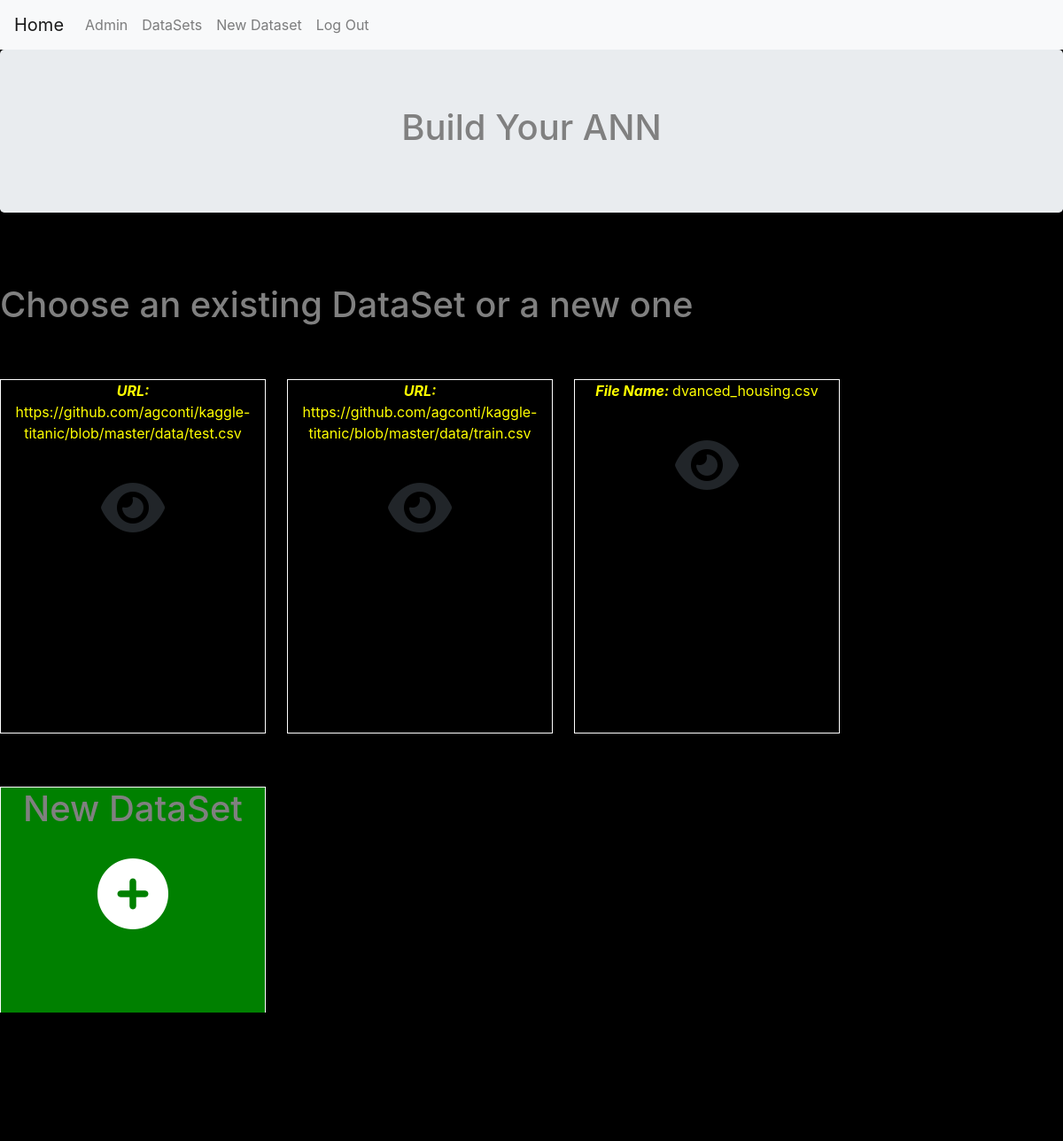
/datasets/build_ANN/ (signed in), run on the app's committed database.
### datasets/models.py (models this page shows, shortened)
class DataSets(models.Model):
	user = models.ForeignKey(User, on_delete=models.CASCADE,related_name='datasets')
	link = models.URLField(blank=True,null=True)
	file = models.FileField(upload_to=path_and_rename,blank=True,null=True,default=None)
	def title(self):
		return "<strong> <i> File Name: </i></strong> " + str(os.path.basename(self.file.name)).lstrip(self.user.username) if  self.file else " <strong> <i>URL: </i></strong> " + str(self.link)

### datasets/views.py (the view)
# urls.py: path('build_ANN/',views.BuildNeuralNetwork.as_view(), name='create_ann'),
class BuildNeuralNetwork(generic.TemplateView):
	template_name = 'datasets/build_ANN.html'
	def get_context_data(self, **kwargs):
		context = super().get_context_data(**kwargs)
		context['id'] = self.kwargs.get('pk')
		return context

### datasets/templates/datasets/build_ANN.html (shortened to what this page needs)
{% extends "datasets/base_dataset.html" %}
{% load static %}
{% block content %}
	<link rel="stylesheet" type="text/css" href="{% static 'datasets/css/grid.css' %}">
	<div class='jumbotron' align=center>
		<h1>Build Your ANN</h1>
	</div><br><br>
	<div class='ajax_part_of_page'>
		{% if user.is_authenticated and user.datasets.count > 0 %}
			<h1>Choose an existing DataSet or a new one</h1>
			<div class="grid-container" align=center>
				{% for dataset in user.datasets.all  %}
					{% include "datasets/_datasets_selectable_list.html" %}
				{% endfor %}
			</div>
		{% else %}
			<h1>Choose New Dataset</h1>
		{% endif %}
		<div class='grid-container'>
			<a style='background-color:green; color:white' id='create' class='grid-item' title='add a new dataset' class='nav-link' href="{% url 'datasets:choose_new_dataset' %}" data-toggle="modal" data-target="#modal"><h1>New DataSet</h1><br>
				<i class="fas fa-plus-circle fa-5x"></i>
			</a>
		</div>
	</div>
{% endblock content %}

### datasets/templates/datasets/_datasets_selectable_list.html (shortened to what this page needs)
{% load static %}
<div class="grid-item">
	<p>{{dataset.title|safe}}</p><br>
	<a class='view' id='{{dataset.pk}}' title='View' data-toggle='modal' data-target='#dataframe'><i class="fas fa-eye fa-4x"></i></a>
</div>

### datasets/static/datasets/css/grid.css (style rules this page uses)
body { background-color: black; }
.grid-container { margin-top: 5%; text-align: center; display: grid; grid-template-columns: repeat(5,25%); overflow: scroll; grid-row-gap: 2%; grid-column-gap: 2%; scrollbar-color: red yellow; }
.grid-item { transition-property: box-shadow, background-color; transition-duration: .5s; transition-timing-function: ease-in-out; height: calc(50vh); border: 1px solid white; overflow:scroll; }
h1 { color:gray; }
p { color:yellow; }

### data on the page
DataSets: title "URL: https://github.com/agconti/kaggle-titanic/blob/master/data/test.csv"
DataSets: title "URL: https://github.com/agconti/kaggle-titanic/blob/master/data/train.csv"
DataSets: title "File Name: dvanced_housing.csv"
